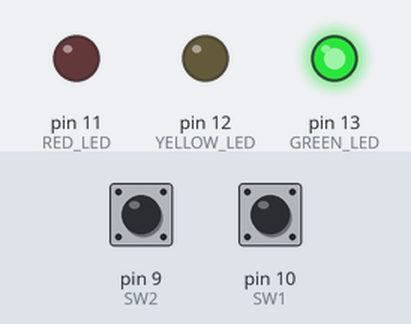
Bench run of a sketch on a simulated Arduino Uno, built with avr-gcc and run on an emulated ATmega328P. On the bench: output pins drawn as LEDs (lit = HIGH). Dashed ring = blinking. The test bench sets the inputs (shaded band); at power-on: pin 10 (SW1) LOW, pin 9 (SW2) LOW.

Above: at 1.2 s.
1.3 s: pin 10 (SW1) pulled HIGH for 0.15 s
At 1.54 s:
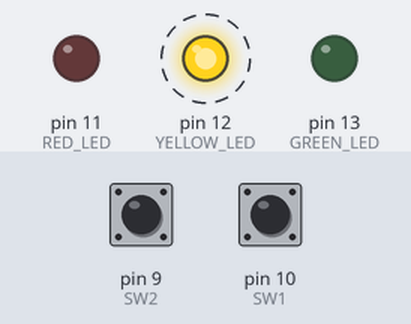
4.3 s: pin 9 (SW2) pulled HIGH for 0.15 s
At 4.9 s:
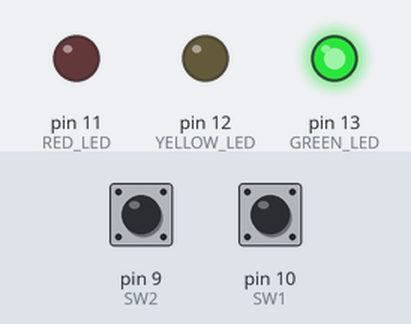
5.9 s: pin 10 (SW1) pulled HIGH for 1 s
At 6.8 s:
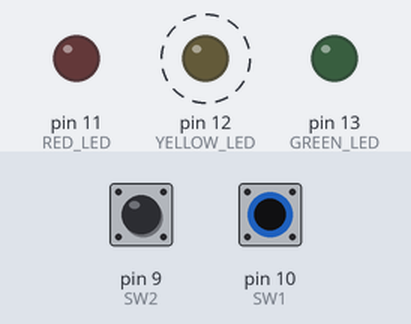
9.4 s: pin 9 (SW2) pulled HIGH for 1 s
At 10.0 s:
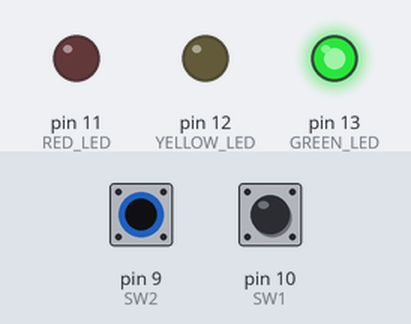
11.9 s: pin 9 (SW2) driven HIGH and pin 10 (SW1) driven HIGH
At 13.1 s:
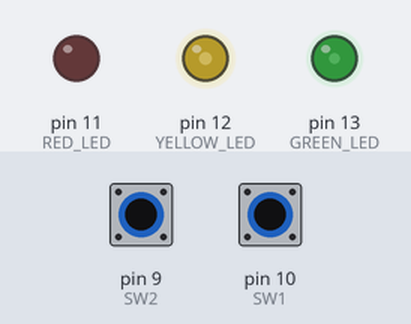
13.4 s: pin 9 (SW2) driven LOW
At 24.2 s:
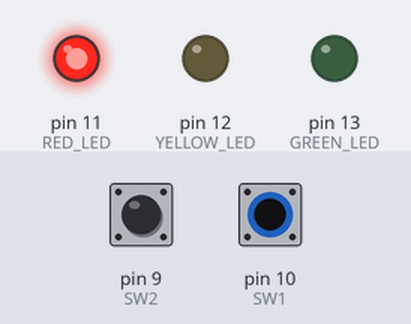
Timing chart, 0 to 24.9 s (numbered marks = the images above; inputs shaded):
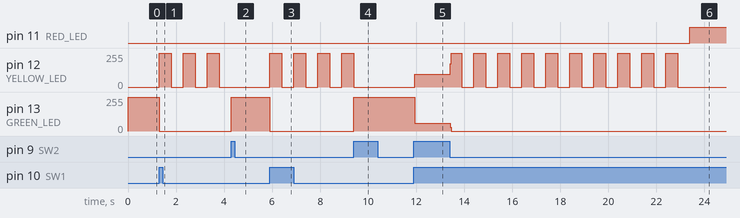

Measured:
- after the input at 1.3 s, pin 12 (YELLOW_LED): alternates 255/255 for 0.50 s and 0/255 for 0.50 s, starting at once; pin 13 (GREEN_LED): 255/255 → 0/255 at once
- after the input at 4.3 s, pin 12 (YELLOW_LED): stays 0/255 (without the input it goes to 255/255 after 1.0 s); pin 13 (GREEN_LED): 0/255 → 255/255 at once
- after the input at 5.9 s, pin 12 (YELLOW_LED): alternates 255/255 for 0.50 s and 0/255 for 0.50 s, starting at once; pin 13 (GREEN_LED): 255/255 → 0/255 at once
- after the input at 9.4 s, pin 12 (YELLOW_LED): goes on until 9.4 s, then stays 0/255; pin 13 (GREEN_LED): 0/255 → 255/255 at once
- after the input at 11.9 s, pin 12 (YELLOW_LED): 0/255 → 96/255 at once; pin 13 (GREEN_LED): 255/255 → 60/255 at once
- after the input at 13.4 s, pin 11 (RED_LED): LOW → HIGH after 10.0 s; pin 12 (YELLOW_LED): 96/255 → 176/255 at once, then repeats every 0.94 s: 255/255 0.44 s, 0/255 0.50 s, until it stays 0/255 from 22.9 s; pin 13 (GREEN_LED): 60/255 → 0/255 at once

The sketch:

FSM1.ino
```cpp
// (licence header left out)
const uint16_t BLINK_INTERVAL = 500;  // Time interval between toggling LED1 in milliseconds
const uint8_t GREEN_LED = 13;         // GREEN_LED is connected to D13
const uint8_t YELLOW_LED = 12;        // YELLOW_LED is connected to D12
const uint8_t RED_LED = 11;           // RED_LED is connected to D11
const uint8_t SW1 = 10;               // SW1 is connected to D10
const uint8_t SW2 = 9;                // SW2 is connected to D9

enum states {                         // Define enumerated type for state machine states
  NONE,
  GREEN,
  YELLOW,
  RED
};

states prior_state, state;            // Global variables to store the prior and current states
uint32_t yellow_time;                 // Global variable to store the time that YELLOW_LED last changed state
uint16_t yellow_count;                // Global variable to store the number of times YELLOW_LED has changed
                                      //   states

void green() {
  if (state != prior_state) {         // If we are entering the state, do initialization stuff
    prior_state = state;
    digitalWrite(GREEN_LED, HIGH);
  }

  // Perform state tasks

  // Check for state transitions
  if (digitalRead(SW1) == HIGH) {
    state = YELLOW;
  }

  if (state != prior_state) {         // If we are leaving the state, do clean up stuff
    digitalWrite(GREEN_LED, LOW);
  }
}

void yellow() {
  uint32_t t;

  if (state != prior_state) {         // If we are entering the state, do initialization stuff
    prior_state = state;
    digitalWrite(YELLOW_LED, HIGH);
    yellow_time = millis();
    yellow_count = 0;
  }

  // Perform state tasks
  t = millis();
  if (t >= yellow_time + BLINK_INTERVAL) {
    digitalWrite(YELLOW_LED, !digitalRead(YELLOW_LED));
    yellow_time = t;
    yellow_count++;
  }

  // Check for state transitions
  if (digitalRead(SW2) == HIGH) {
    state = GREEN;
  } else if (yellow_count == 20) {
    state = RED;
  }

  if (state != prior_state) {         // If we are leaving the state, do clean up stuff
    digitalWrite(YELLOW_LED, LOW);
  }
}

void red() {
  if (state != prior_state) {         // If we are entering the state, do initialization stuff
    prior_state = state;
    digitalWrite(RED_LED, HIGH);
  }

  // Perform state tasks

  // Check for state transitions

  if (state != prior_state) {         // If we are leaving the state, do clean up stuff
    digitalWrite(RED_LED, LOW);
  }
}

void setup() {
  pinMode(GREEN_LED, OUTPUT);         // Configure GREEN_LED pin as a digital output
  pinMode(YELLOW_LED, OUTPUT);        // Configure YELLOW_LED pin as a digital output
  pinMode(RED_LED, OUTPUT);           // Configure RED_LED pin as a digital output
  pinMode(SW1, INPUT);                // Configure SW1 pin as a digital input
  pinMode(SW2, INPUT);                // Configure SW2 pin as a digital input

  digitalWrite(GREEN_LED, LOW);       // Set GREEN_LED low initially
  digitalWrite(YELLOW_LED, LOW);      // Set YELLOW_LED low initially
  digitalWrite(RED_LED, LOW);         // Set RED_LED low initially

  prior_state = NONE;
  state = GREEN;
}

void loop() {
  switch (state) {
    case GREEN:
      green();
      break;
    case YELLOW:
      yellow();
      break;
    case RED:
      red();
      break;
  }
}
```
